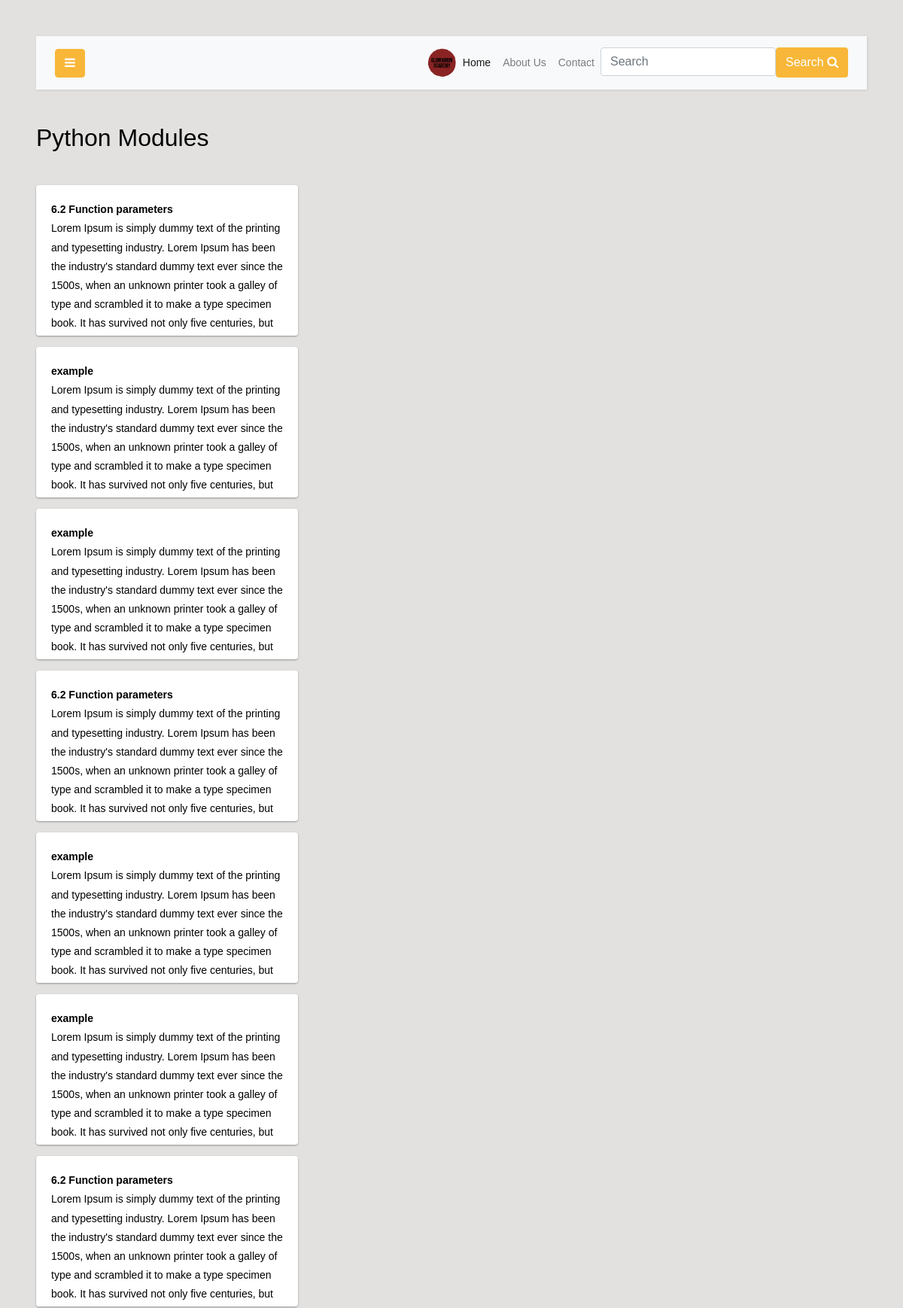
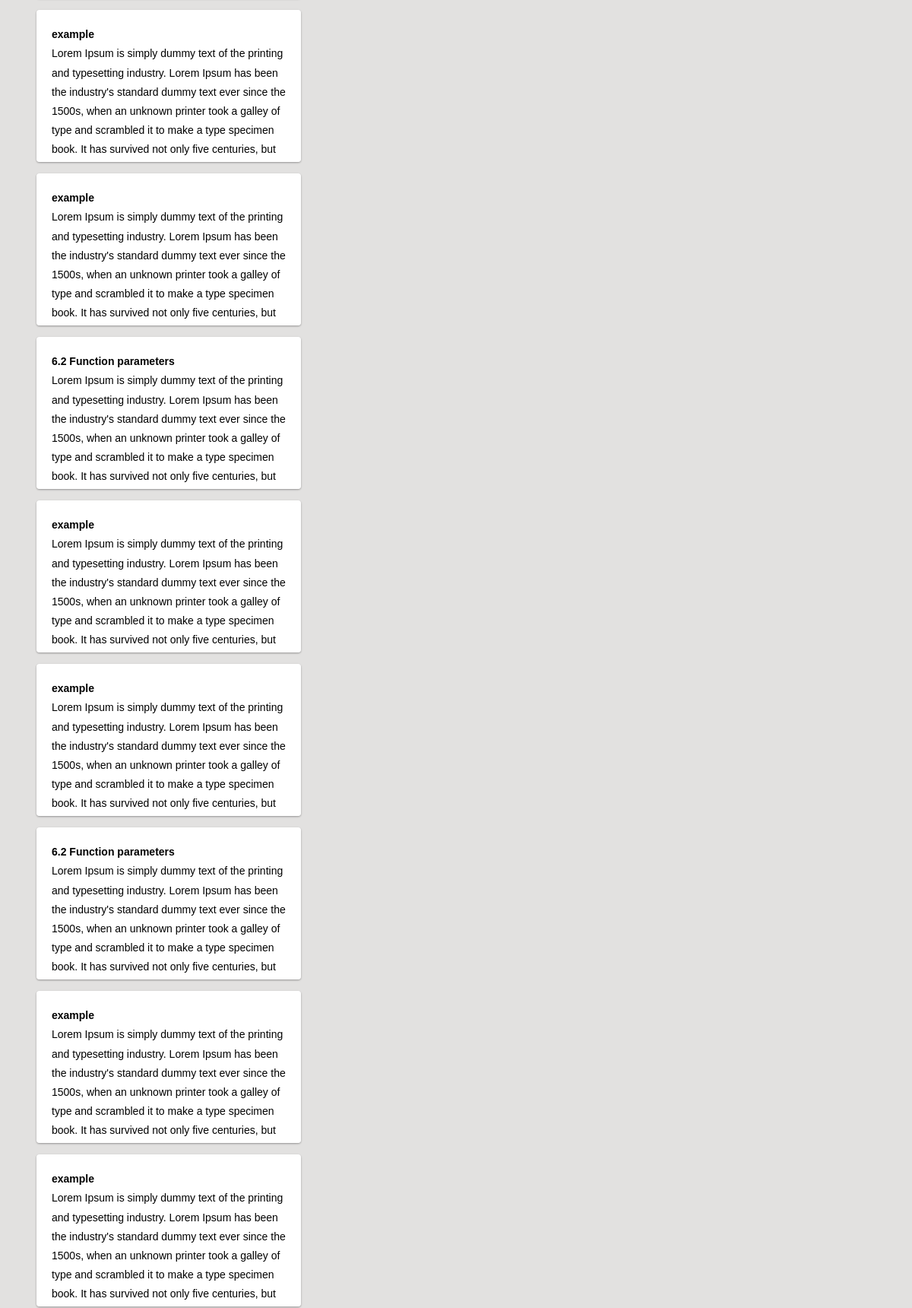
The page /python_module.php (signed in, upper part) on the database its author committed (2 pictures, top to bottom).
### tables this page shows
CREATE TABLE `courses` (
  `id` int(11) NOT NULL,
  `course_topic` text NOT NULL,
  `course_category` text NOT NULL,
  `course_data` text NOT NULL,
  `course_color` text NOT NULL,
  `hints` text NOT NULL,
  `answer` text NOT NULL
);

### connection.php (called while the page is built, shortened)
<?php
if (isset($_SESSION['email'])) {
    $email = $_SESSION["email"];
} else {
    $email = "No User";
}

### python_module.php (the view, shortened to what this page needs)
<?php include_once("database/phpmyadmin/connection.php"); ?>
<!DOCTYPE html>
<html lang="en">
<head>
    <link rel="stylesheet" href="https://stackpath.bootstrapcdn.com/font-awesome/4.7.0/css/font-awesome.min.css">
	<link rel="stylesheet" href="css/css/style.css">
    <?php
    if (isset($_SESSION['email'])) {
        $query = "SELECT * from users WHERE email = '$email'";
        $result = mysqli_query($conn, $query);
        while($rows = mysqli_fetch_assoc($result))
        {
        $ut = $rows['user_type'];
        }
      } else {
      }
    ?>
</head>
<body>
<div id="content" class="p-4 p-md-5">
<nav class="navbar navbar-expand-lg navbar-light bg-light">
  <div class="container-fluid">
    <button type="button" id="sidebarCollapse" class="btn btn-primary">
      <i class="fa fa-bars"></i>
    </button>
    <div class="collapse navbar-collapse" id="navbarSupportedContent">
      <ul class="nav navbar-nav ml-auto">
      <li class="nav-item active">
      <img src="images/main.png" width ="40px">
      </li>
        <li class="nav-item active">
            <a class="nav-link" href="index.php">Home</a>
        </li>
        <li class="nav-item">
            <a class="nav-link" href="about.php">About Us</a>
        </li>
        <li class="nav-item">
            <a class="nav-link" href="contact.php">Contact</a>
        </li>
        <li class="nav-item">
        <div class="input-group">
  <div class="form-outline">
    <form action="search.php" method="GET">
    <input type="search" id="form1" name="find" class="form-control" placeholder="Search" /></div>
  <button type="submit" style="height: 40px;" class="btn btn-primary">Search
    <i class="fa fa-search"></i>
  </button></form>
</div>
        </li>
      </ul>
    </div>
  </div>
</nav>
<h2 class='mb-4'>Python Modules</h2>
<div class='row mt-12'>
<?php
        $query = "SELECT * from courses";
        $result = mysqli_query($conn, $query);
        while($rows = mysqli_fetch_assoc($result))
        {
        $id = $rows['id'];
        $course_topic = $rows['course_topic'];
        $course_data = $rows['course_data'];
        ?>
        <?php
        if ($ut == 'admin') {
        echo "
        <a href='module.php?id=$id'><div id='card' class='col-md-4' style='margin-top: 15px;'>
        <div class='card-1' style='overflow-y: scroll; padding: 20px;'><b>$course_topic</b> <br>$course_data</div>
      </div></a>";
      } else {}?>
    <?php } ?>
</body>
</html>

### python_module.php (style rules this page uses)
body { -ms-overflow-style: none; scrollbar-width: none; background-color: #e2e1e0; }
.card-1 { -ms-overflow-style: none; scrollbar-width: none; }
.card-1 { box-shadow: 0 1px 3px rgba(0,0,0,0.12), 0 1px 2px rgba(0,0,0,0.24); transition: all 0.3s cubic-bezier(.25,.8,.25,1); background-color: white; width: 100%; height: 200px; border-radius: 4px; color: black; }

### rows shown on the page
courses: course_topic "6.2 Function parameters", course_data "Lorem Ipsum is simply dummy text of the printing and typesetting industry. Lorem Ipsum has been the industry's standard dummy text ever since the 1500s, when an unknown printer took a galley of type and scrambled it to make a type specimen book. It has survived not only five centuries, but…"
courses: course_topic "example", course_data "Lorem Ipsum is simply dummy text of the printing and typesetting industry. Lorem Ipsum has been the industry's standard dummy text ever since the 1500s, when an unknown printer took a galley of type and scrambled it to make a type specimen book. It has survived not only five centuries, but…"
courses: course_topic "example", course_data "Lorem Ipsum is simply dummy text of the printing and typesetting industry. Lorem Ipsum has been the industry's standard dummy text ever since the 1500s, when an unknown printer took a galley of type and scrambled it to make a type specimen book. It has survived not only five centuries, but…"
courses: course_topic "6.2 Function parameters", course_data "Lorem Ipsum is simply dummy text of the printing and typesetting industry. Lorem Ipsum has been the industry's standard dummy text ever since the 1500s, when an unknown printer took a galley of type and scrambled it to make a type specimen book. It has survived not only five centuries, but…"
courses: course_topic "example", course_data "Lorem Ipsum is simply dummy text of the printing and typesetting industry. Lorem Ipsum has been the industry's standard dummy text ever since the 1500s, when an unknown printer took a galley of type and scrambled it to make a type specimen book. It has survived not only five centuries, but…"
courses: course_topic "example", course_data "Lorem Ipsum is simply dummy text of the printing and typesetting industry. Lorem Ipsum has been the industry's standard dummy text ever since the 1500s, when an unknown printer took a galley of type and scrambled it to make a type specimen book. It has survived not only five centuries, but…"
courses: course_topic "6.2 Function parameters", course_data "Lorem Ipsum is simply dummy text of the printing and typesetting industry. Lorem Ipsum has been the industry's standard dummy text ever since the 1500s, when an unknown printer took a galley of type and scrambled it to make a type specimen book. It has survived not only five centuries, but…"
courses: course_topic "example", course_data "Lorem Ipsum is simply dummy text of the printing and typesetting industry. Lorem Ipsum has been the industry's standard dummy text ever since the 1500s, when an unknown printer took a galley of type and scrambled it to make a type specimen book. It has survived not only five centuries, but…"
courses: course_topic "example", course_data "Lorem Ipsum is simply dummy text of the printing and typesetting industry. Lorem Ipsum has been the industry's standard dummy text ever since the 1500s, when an unknown printer took a galley of type and scrambled it to make a type specimen book. It has survived not only five centuries, but…"
courses: course_topic "6.2 Function parameters", course_data "Lorem Ipsum is simply dummy text of the printing and typesetting industry. Lorem Ipsum has been the industry's standard dummy text ever since the 1500s, when an unknown printer took a galley of type and scrambled it to make a type specimen book. It has survived not only five centuries, but…"
courses: course_topic "example", course_data "Lorem Ipsum is simply dummy text of the printing and typesetting industry. Lorem Ipsum has been the industry's standard dummy text ever since the 1500s, when an unknown printer took a galley of type and scrambled it to make a type specimen book. It has survived not only five centuries, but…"
courses: course_topic "example", course_data "Lorem Ipsum is simply dummy text of the printing and typesetting industry. Lorem Ipsum has been the industry's standard dummy text ever since the 1500s, when an unknown printer took a galley of type and scrambled it to make a type specimen book. It has survived not only five centuries, but…"
courses: course_topic "6.2 Function parameters", course_data "Lorem Ipsum is simply dummy text of the printing and typesetting industry. Lorem Ipsum has been the industry's standard dummy text ever since the 1500s, when an unknown printer took a galley of type and scrambled it to make a type specimen book. It has survived not only five centuries, but…"
courses: course_topic "example", course_data "Lorem Ipsum is simply dummy text of the printing and typesetting industry. Lorem Ipsum has been the industry's standard dummy text ever since the 1500s, when an unknown printer took a galley of type and scrambled it to make a type specimen book. It has survived not only five centuries, but…"
courses: course_topic "example", course_data "Lorem Ipsum is simply dummy text of the printing and typesetting industry. Lorem Ipsum has been the industry's standard dummy text ever since the 1500s, when an unknown printer took a galley of type and scrambled it to make a type specimen book. It has survived not only five centuries, but…"
